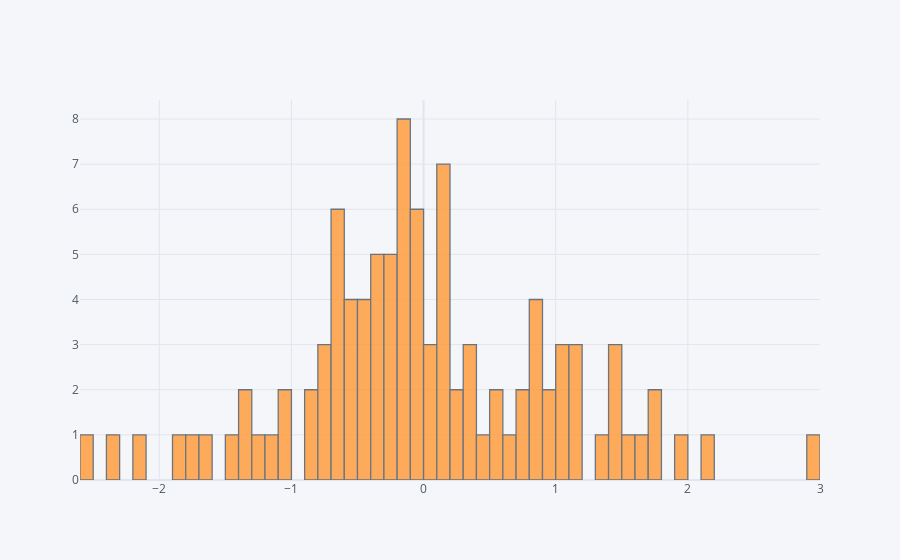

Notebook cell for this chart:
### Code cell
df['A'].iplot(kind='hist', bins=100)

### Figure 1 — Plotly figure (JSON) as saved in the notebook; plotly's stock layout.template omitted (floating-point values rounded to 4 significant figures)
{"data": [{"histfunc": "count", "histnorm": "", "marker": {"color": "rgba(255, 153, 51, 1.0)", "line": {"color": "#4D5663", "width": 1.3}}, "name": "A", "nbinsx": 100, "opacity": 0.8, "orientation": "v", "type": "histogram", "x": [0.127, 0.3952, -0.6778, 1.014, -0.7039, 1.413, -0.6293, -2.593, -0.03509, 0.1537, -0.1008, -0.1673, 0.002099, -0.4382, -1.865, -0.1097, -1.382, -1.067, -0.1733, -0.09802, -0.3951, -0.5383, -1.321, -0.5385, 0.8646, -0.05405, -0.3417, 0.0449, 0.8425, -0.6843, 0.3956, -0.2696, 0.04657, 0.5005, 0.8471, -0.8466, 2.173, -0.1728, 0.6578, 0.3541, -0.8194, -0.535, -0.6052, -0.09182, -0.786, -1.456, -0.3523, 0.7938, -0.3497, 0.1339, 1.607, 0.812, 2.907, 0.1482, 0.4518, -0.05409, 1.367, 1.725, 1.58, -0.2861, -2.376, 1.452, -0.2562, -0.5212, -0.3282, 1.07, 1.182, 1.479, -0.01869, -1.623, -1.132, -0.6712, -0.689, 1.797, 0.2329, 0.1653, 1.181, 0.2719, 0.177, -0.4905, 1.154, 0.9252, -0.2087, -0.1115, 0.925, -0.4625, -0.1376, 1.993, -2.172, -1.703, -0.7015, -1.292, -0.1804, 0.5523, 0.1087, -0.4887, -0.2474, 0.7275, 1.095, -1.099]}], "layout": {"autosize": true, "barmode": "overlay", "legend": {"bgcolor": "#F5F6F9", "font": {"color": "#4D5663"}}, "paper_bgcolor": "#F5F6F9", "plot_bgcolor": "#F5F6F9", "title": {"font": {"color": "#4D5663"}}, "xaxis": {"autorange": true, "gridcolor": "#E1E5ED", "range": [-2.6, 3], "showgrid": true, "tickfont": {"color": "#4D5663"}, "title": {"font": {"color": "#4D5663"}, "text": ""}, "type": "linear", "zerolinecolor": "#E1E5ED"}, "yaxis": {"autorange": true, "gridcolor": "#E1E5ED", "range": [0, 8.421], "showgrid": true, "tickfont": {"color": "#4D5663"}, "title": {"font": {"color": "#4D5663"}, "text": ""}, "zerolinecolor": "#E1E5ED"}}}
